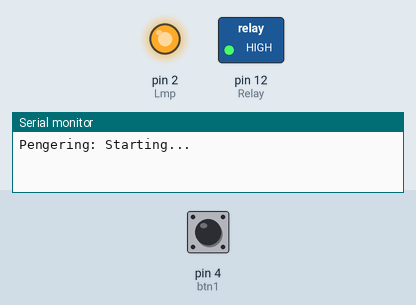
Simulated run of this sketch. Board: Arduino Uno, built with avr-gcc and run on an emulated ATmega328P. Shown: switched loads named in the sketch (green lamp = pin HIGH), output pins drawn as LEDs (lit = HIGH), the last lines printed to the serial monitor. Inputs (shaded band) come from the test bench; at power-on: pin 4 (btn1) HIGH.

Above: at 0.1 s.
At 4.5 s:
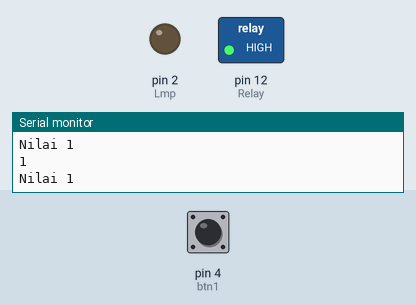
4.6 s: pin 4 (btn1) pulled LOW for 1.2 s
At 8.2 s:
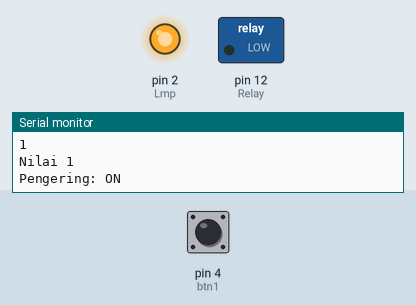
Timing chart, 0 to 9.7 s (numbered marks = the images above; inputs shaded):
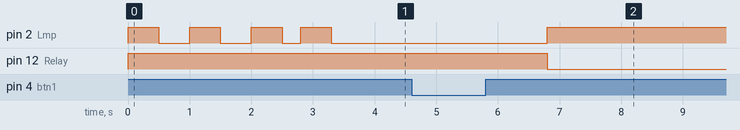

The sketch:

timmer_mesin_cuci_03.ino
```cpp
int Relay = 12;
int End = 0;
int Lmp = 2;
int btn1 = 4;
int stt;
int jeda=480000;
int nilaitombol;

void setup() {

  stt=1;
  //debug mode
  Serial.begin(9600);
  Serial.println("Pengering: Starting...");
  //debug mode

  pinMode(Relay, OUTPUT);
  pinMode(Lmp,OUTPUT);
  digitalWrite(Relay, HIGH);
  digitalWrite(Lmp, HIGH);
  delay(500);
  digitalWrite(Lmp, LOW);
  delay(500);
  digitalWrite(Lmp, HIGH);
  delay(500);
  digitalWrite(Lmp, LOW);
  delay(500);
  digitalWrite(Lmp, HIGH);
  delay(500);
  digitalWrite(Lmp, LOW);
  delay(300);
  digitalWrite(Lmp, HIGH);
  delay(500);
  digitalWrite(Lmp, LOW);
  pinMode(btn1,INPUT);
  Serial.println("Pengering: Ready");
}
void loop()
{
  nilaitombol=digitalRead(btn1);
  Serial.println(nilaitombol);
  if(nilaitombol==0){
    Serial.println("Nilai 0");
    if(stt==1){
        digitalWrite(Relay, HIGH);
        digitalWrite(Lmp, LOW);
        stt=0;
        delay(500);
        Serial.println("Pengering: Reset-Ready");
      }
  }else{
    Serial.println("Nilai 1");
    if(stt==0){
        Serial.println("Pengering: ON");
        digitalWrite(Lmp, HIGH);
        digitalWrite(Relay, LOW);
        delay(480000);
        //delay(jeda);
        stt=1;
        Serial.println("Pengering: OFF");
        digitalWrite(Relay, HIGH);
        digitalWrite(Lmp, LOW);
      }
  }
  delay(1000);
}
```

Measured:
- after the input at 4.6 s, pin 2 (Lmp): LOW → HIGH after 2.2 s; pin 12 (Relay): HIGH → LOW after 2.2 s
